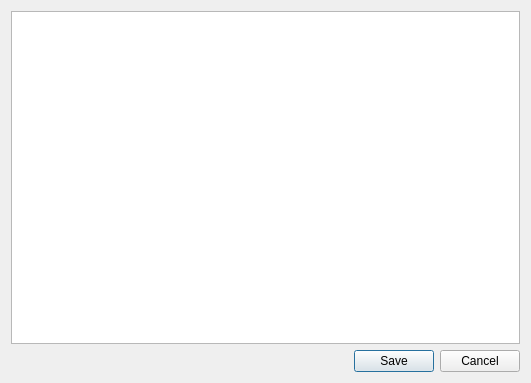
<?xml version="1.0" encoding="UTF-8"?>
<ui version="4.0">
 <class>SimpleTextEditor</class>
 <widget class="QDialog" name="SimpleTextEditor">
  <property name="geometry">
   <rect>
    <x>0</x>
    <y>0</y>
    <width>531</width>
    <height>383</height>
   </rect>
  </property>
  <property name="windowTitle">
   <string>Internal Editor</string>
  </property>
  <layout class="QVBoxLayout" name="verticalLayout">
   <item>
    <widget class="QTextEdit" name="textEdit">
     <property name="acceptRichText">
      <bool>false</bool>
     </property>
    </widget>
   </item>
   <item>
    <widget class="QDialogButtonBox" name="buttonBox">
     <property name="standardButtons">
      <set>QDialogButtonBox::Cancel|QDialogButtonBox::Save</set>
     </property>
    </widget>
   </item>
  </layout>
 </widget>
 <resources/>
 <connections/>
</ui>
